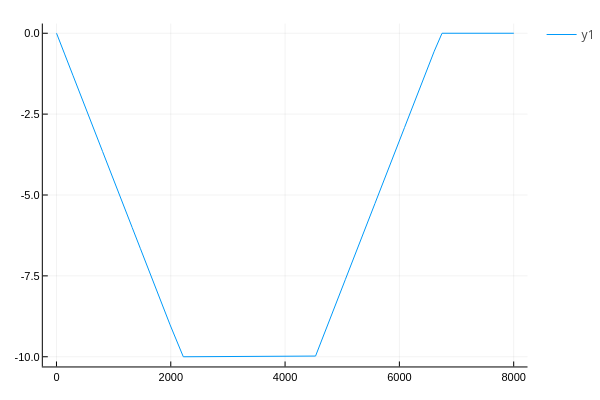

Notebook code cell kept with this figure:
### Code cell
plot(a_mks*ahist)

### Figure 1 — Plotly figure (JSON) as saved in the notebook; plotly's stock layout.template omitted (floating-point values rounded to 4 significant figures; data arrays with more than 128 entries replaced by an {"elided": "..."} marker saying what was removed)
{"data": [{"colorbar": {"title": {"text": ""}}, "legendgroup": "y1", "line": {"color": "rgba(0, 154, 250, 1.000)", "dash": "solid", "shape": "linear", "width": 1}, "mode": "lines", "name": "y1", "showlegend": true, "type": "scatter", "x": {"elided": "8002 int values"}, "xaxis": "x", "y": {"elided": "8002 float values"}, "yaxis": "y", "zmax": null, "zmin": null}], "layout": {"annotations": [], "height": 400, "legend_position": {"bgcolor": "rgba(255, 255, 255, 1.000)", "bordercolor": "rgba(0, 0, 0, 1)", "borderwidth": 1, "font": {"color": "rgba(0, 0, 0, 1)", "family": "sans-serif", "size": 11}, "title": {"font": {"color": "rgba(0, 0, 0, 1)", "family": "sans-serif", "size": 15}, "text": ""}, "tracegroupgap": 0, "traceorder": "normal", "x": 1, "xanchor": "auto", "y": 1, "yanchor": "auto"}, "margin": {"b": 20, "l": 0, "r": 0, "t": 20}, "paper_bgcolor": "rgba(255, 255, 255, 1.000)", "plot_bgcolor": "rgba(255, 255, 255, 1.000)", "showlegend": true, "width": 600, "xaxis": {"anchor": "y", "domain": [0.08064, 0.9934], "gridcolor": "rgba(0, 0, 0, 0.1)", "gridwidth": 0.5, "linecolor": "rgba(0, 0, 0, 1)", "mirror": false, "range": [-239.0, 8242.0], "showgrid": true, "showline": true, "showticklabels": true, "tickangle": 0, "tickcolor": "rgb(0, 0, 0)", "tickfont": {"color": "rgba(0, 0, 0, 1)", "family": "sans-serif", "size": 11}, "tickmode": "array", "ticks": "inside", "ticktext": ["0", "2000", "4000", "6000", "8000"], "tickvals": [0, 2000, 4000, 6000, 8000], "title": {"font": {"color": "rgba(0, 0, 0, 1)", "family": "sans-serif", "size": 15}, "text": ""}, "type": "linear", "visible": true, "zeroline": false, "zerolinecolor": "rgba(0, 0, 0, 1)"}, "yaxis": {"anchor": "x", "domain": [0.03762, 0.9902], "gridcolor": "rgba(0, 0, 0, 0.1)", "gridwidth": 0.5, "linecolor": "rgba(0, 0, 0, 1)", "mirror": false, "range": [-10.3, 0.3], "showgrid": true, "showline": true, "showticklabels": true, "tickangle": 0, "tickcolor": "rgb(0, 0, 0)", "tickfont": {"color": "rgba(0, 0, 0, 1)", "family": "sans-serif", "size": 11}, "tickmode": "array", "ticks": "inside", "ticktext": ["-10.0", "-7.5", "-5.0", "-2.5", "0.0"], "tickvals": [-10, -7.5, -5, -2.5, 0], "title": {"font": {"color": "rgba(0, 0, 0, 1)", "family": "sans-serif", "size": 15}, "text": ""}, "type": "linear", "visible": true, "zeroline": false, "zerolinecolor": "rgba(0, 0, 0, 1)"}}}
